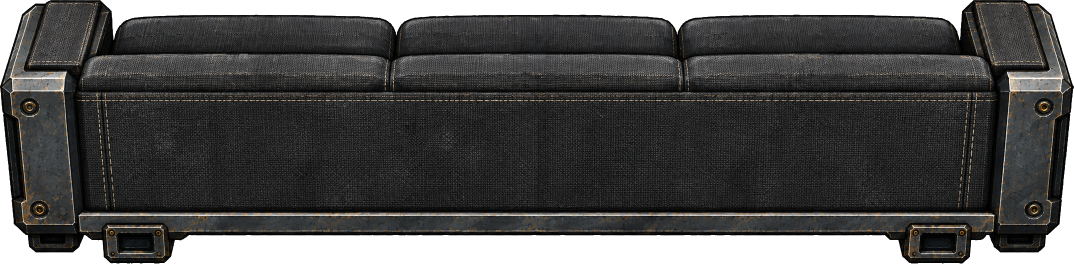
#> input picture frontend/assets/industrial/props-v3/couch.png, 2147 x 527 px, found by its file name (shown at 1/2 size)
$ python inspect-scale.py
#> lines starting #> are read from the running program, lines starting #| are printed output that depends on the picture
"""Read-only source inspection sheet; no changes to generated assets."""
from pathlib import Path
from PIL import Image, ImageDraw

root = Path(__file__).resolve().parents[4]
assets = root / 'frontend/assets/industrial/parallel-0914/crew'
board = Image.new('RGB', (680, 360), '#20262b')
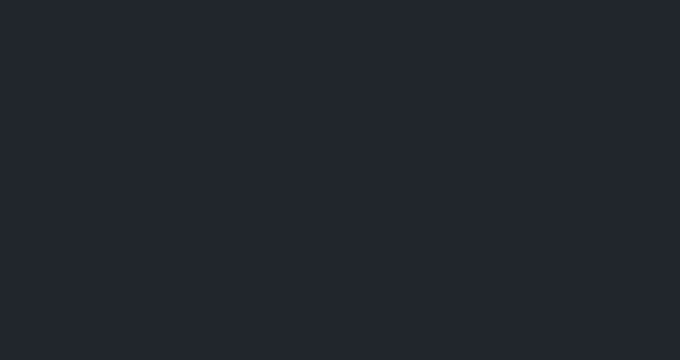
#> board: PIL image 680x360 RGB; mean R, G, B 32, 38, 43
draw = ImageDraw.Draw(board)
draw.text((12, 10), 'UNCUT RGB candidates - scale inspection only; alpha failed', fill='white')
x = 18
for name, width, height in [('couch.png', 62, 20), ('lowtable.png', 38, 17), ('lowtable-r3.png', 16, 36)]:
    source = Image.open(assets / name)
#> source is the input picture: PIL image 2147x527 RGBA; mean R, G, B, A 76.9, 76.5, 76, 215.7
    image = source.copy()
    image.thumbnail((width * 4, height * 4), Image.Resampling.LANCZOS)
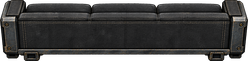
#> image: PIL image 248x61 RGBA; mean R, G, B, A 42.1, 41.7, 41.2, 215.7; transparent parts drawn white
    board.paste(image, (x, 75))
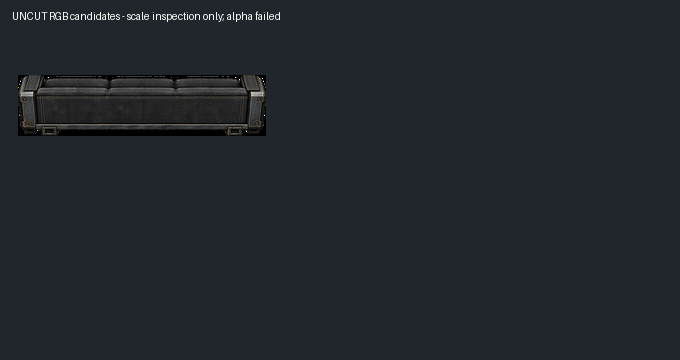
#> board: PIL image 680x360 RGB; mean R, G, B 33.2, 38.8, 43.4
    draw.text((x, 42), name, fill='white')
    image = source.copy()
    image.thumbnail((width, height), Image.Resampling.LANCZOS)
    board.paste(image, (x, 265))
    draw.text((x, 305), f'4x above / 1x below {width}x{height}', fill='white')
    x += 250 if name == 'couch.png' else 200
#> pass 2 of the loop `for name, width, height in [('couch.png', 62, 20), ('lowtable.png', 38..`:
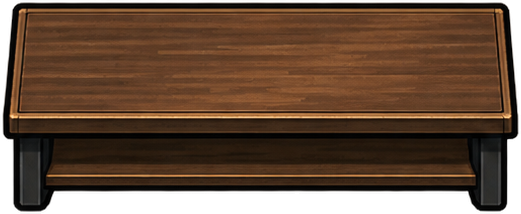
#> input picture frontend/assets/industrial/catalog-tables/lowtable.png, 521 x 214 px, found by its file name
#> source is the input picture: PIL image 521x214 RGBA; mean R, G, B, A 70, 45.1, 27.3, 217.5
#> `board.paste(image, (x, 75))`:
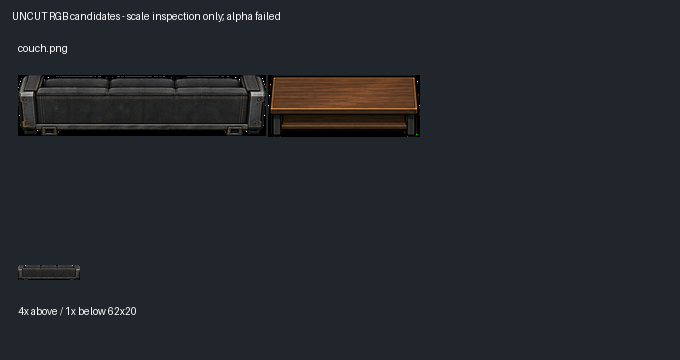
#> board: PIL image 680x360 RGB; mean R, G, B 35, 39.4, 43.1
#> `image.thumbnail((width, height), Image.Resampling.LANCZOS)`:
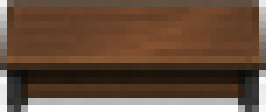
#> image: PIL image 38x16 RGBA (shown 7 times larger); mean R, G, B, A 70.4, 45.4, 27.7, 218.6; transparent parts drawn white
#> (the run stopped early here; a loop or call above may not have finished)
